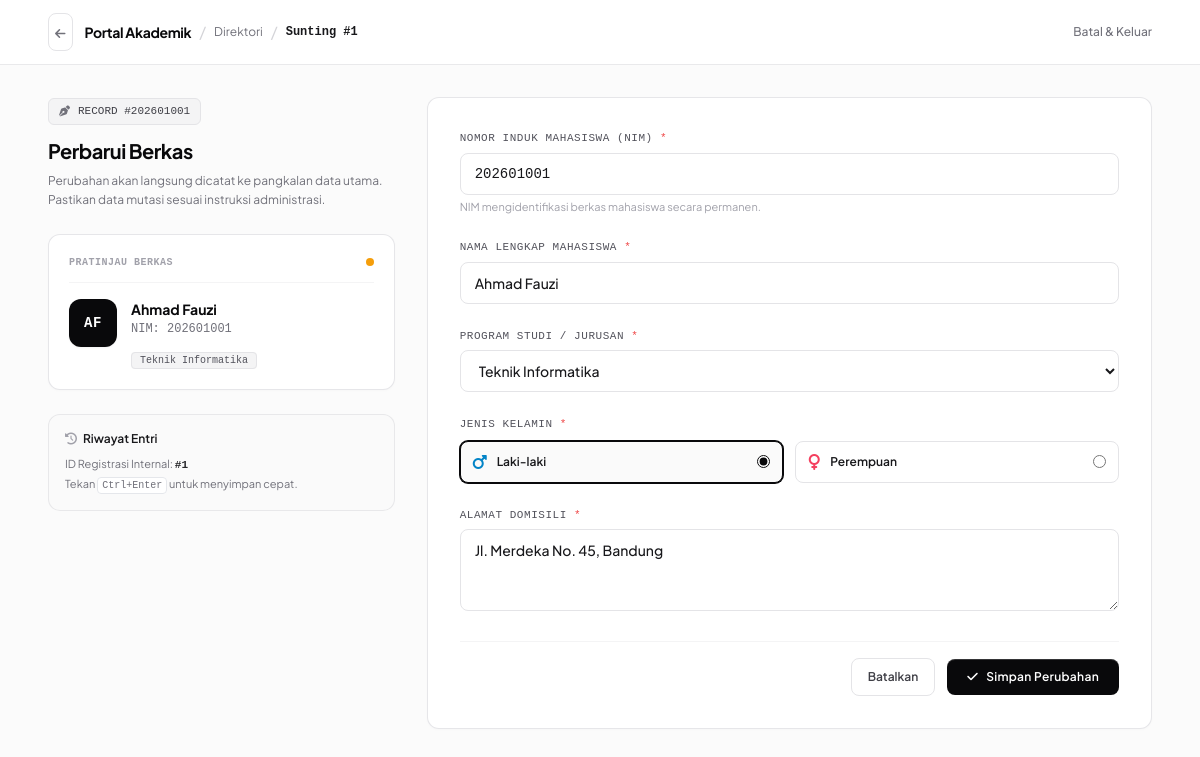
The app's page /edit.php?id=1 (signed in) with its own data.
### tables this page shows
CREATE TABLE IF NOT EXISTS mahasiswa (
    id INT AUTO_INCREMENT PRIMARY KEY,
    nim VARCHAR(20) NOT NULL UNIQUE,
    nama VARCHAR(100) NOT NULL,
    jurusan VARCHAR(50) NOT NULL,
    jenis_kelamin ENUM('Laki-laki', 'Perempuan') NOT NULL,
    alamat TEXT NOT NULL,
    created_at TIMESTAMP DEFAULT CURRENT_TIMESTAMP
);

### edit.php (the view, shortened to what this page needs)
<?php
require_once 'koneksi.php';
$id = mysqli_real_escape_string($koneksi, $_GET['id']);
$query = "SELECT * FROM mahasiswa WHERE id = '$id'";
$result = mysqli_query($koneksi, $query);
$data = mysqli_fetch_assoc($result);
?>
<!DOCTYPE html>
<html lang="id" class="h-full bg-[#fbfbfb]">
<head>
    <script src="https://cdn.tailwindcss.com"></script>
    <link rel="stylesheet" href="https://cdnjs.cloudflare.com/ajax/libs/font-awesome/6.5.1/css/all.min.css">
</head>
<body class="h-full bg-[#fbfbfb] text-zinc-900 flex flex-col antialiased">
    <header class="bg-white border-b border-zinc-200/80 sticky top-0 z-40">
        <div class="max-w-6xl mx-auto px-4 sm:px-6 h-16 flex items-center justify-between">
            <div class="flex items-center gap-3">
                <a href="index.php" class="p-1.5 rounded-lg border border-zinc-200 text-zinc-500 hover:text-zinc-950 hover:bg-zinc-50 transition" title="Kembali ke Direktori">
                    <i class="fa-solid fa-arrow-left text-xs"></i>
                </a>
                <div class="flex items-center gap-2">
                    <span class="text-sm font-bold tracking-tight text-zinc-950">Portal Akademik</span>
                    <span class="text-zinc-300">/</span>
                    <a href="index.php" class="text-xs text-zinc-500 hover:text-zinc-900">Direktori</a>
                    <span class="text-zinc-300">/</span>
                    <span class="font-mono text-xs text-zinc-900 font-semibold">Sunting #<?= $data['id'] ?></span>
                </div>
            </div>
            <a href="index.php" class="text-xs text-zinc-500 hover:text-zinc-900 font-medium transition">
                Batal & Keluar
            </a>
        </div>
    </header>
    <main class="flex-1 max-w-6xl w-full mx-auto px-4 sm:px-6 py-8">
        <div class="grid grid-cols-1 lg:grid-cols-12 gap-8">
            <div class="lg:col-span-4 space-y-6">
                <div>
                    <div class="inline-flex items-center gap-2 px-2.5 py-1 rounded-md border border-zinc-200 bg-zinc-100 text-zinc-700 font-mono text-[11px] font-medium mb-3">
                        <i class="fa-solid fa-pen-nib text-zinc-500"></i>
                        <span>RECORD #<?= htmlspecialchars($data['nim']) ?></span>
                    </div>
                    <h2 class="text-xl font-bold tracking-tight text-zinc-950">Perbarui Berkas</h2>
                    <p class="text-xs text-zinc-500 mt-1.5 leading-relaxed">
                        Perubahan akan langsung dicatat ke pangkalan data utama. Pastikan data mutasi sesuai instruksi administrasi.
                    </p>
                </div>
                <div class="bg-white rounded-xl border border-zinc-200/90 p-5 shadow-[0_1px_3px_rgba(0,0,0,0.02)] space-y-4">
                    <div class="flex items-center justify-between border-b border-zinc-100 pb-3">
                        <span class="font-mono text-[10px] text-zinc-400 uppercase tracking-wider font-semibold">Pratinjau Berkas</span>
                        <span class="w-2 h-2 rounded-full bg-amber-500"></span>
                    </div>
                    <div class="flex items-start gap-3.5">
                        <div id="previewAvatar" class="w-12 h-12 rounded-xl bg-zinc-950 text-white flex items-center justify-center font-mono font-bold text-sm tracking-wider flex-shrink-0 shadow-sm">
                        </div>
                        <div class="min-w-0 flex-1">
                            <h4 id="previewNama" class="font-bold text-sm text-zinc-950 truncate"><?= htmlspecialchars($data['nama']) ?></h4>
                            <p id="previewNim" class="font-mono text-xs text-zinc-500 mt-0.5">NIM: <?= htmlspecialchars($data['nim']) ?></p>
                            <div class="mt-2">
                                <span id="previewJurusan" class="font-mono text-[10px] px-2 py-0.5 rounded bg-zinc-100 text-zinc-600 border border-zinc-200">
                                </span>
                            </div>
                        </div>
                    </div>
                </div>
                <div class="p-4 rounded-xl bg-zinc-50 border border-zinc-200/80 text-xs text-zinc-600 space-y-2">
                    <div class="font-semibold text-zinc-900 flex items-center gap-1.5">
                        <i class="fa-solid fa-clock-rotate-left text-zinc-400 text-xs"></i>
                        <span>Riwayat Entri</span>
                    </div>
                    <p class="text-zinc-500 text-[11px] leading-relaxed">
                        ID Registrasi Internal: <span class="font-mono font-semibold text-zinc-800">#<?= $data['id'] ?></span><br>
                        Tekan <kbd class="font-mono bg-white px-1 py-0.5 border rounded text-[10px]">Ctrl+Enter</kbd> untuk menyimpan cepat.
                    </p>
                </div>
            </div>
            <div class="lg:col-span-8">
                <div class="bg-white rounded-xl border border-zinc-200/90 shadow-[0_1px_3px_rgba(0,0,0,0.02)] p-6 sm:p-8">
                    <form id="formMahasiswa" action="edit.php?id=<?= $id ?>" method="POST" class="space-y-6">
                        <div>
                            <label for="inputNim" class="block font-mono text-[11px] font-medium uppercase tracking-wider text-zinc-600 mb-1.5">
                                Nomor Induk Mahasiswa (NIM) <span class="text-red-500">*</span>
                            </label>
                            <input type="text" id="inputNim" name="nim" required
                                   value="<?= htmlspecialchars($data['nim']) ?>"
                                   class="w-full px-3.5 py-2.5 rounded-lg border border-zinc-200 bg-white text-sm text-zinc-900 focus:border-zinc-900 focus:outline-none focus:ring-1 focus:ring-zinc-900 transition font-mono font-medium">
                            <span class="block text-[11px] text-zinc-400 mt-1">NIM mengidentifikasi berkas mahasiswa secara permanen.</span>
                        </div>
                        <div>
                            <label for="inputNama" class="block font-mono text-[11px] font-medium uppercase tracking-wider text-zinc-600 mb-1.5">
                                Nama Lengkap Mahasiswa <span class="text-red-500">*</span>
                            </label>
                            <input type="text" id="inputNama" name="nama" required
                                   value="<?= htmlspecialchars($data['nama']) ?>"
                                   class="w-full px-3.5 py-2.5 rounded-lg border border-zinc-200 bg-white text-sm text-zinc-900 focus:border-zinc-900 focus:outline-none focus:ring-1 focus:ring-zinc-900 transition font-medium">
                        </div>
                        <div>
                            <label for="inputJurusan" class="block font-mono text-[11px] font-medium uppercase tracking-wider text-zinc-600 mb-1.5">
                                Program Studi / Jurusan <span class="text-red-500">*</span>
                            </label>
                            <select id="inputJurusan" name="jurusan" required
                                    class="w-full px-3.5 py-2.5 rounded-lg border border-zinc-200 bg-white text-sm text-zinc-900 focus:border-zinc-900 focus:outline-none focus:ring-1 focus:ring-zinc-900 transition font-medium">
                                <option value="Teknik Informatika" <?= ($data['jurusan'] == 'Teknik Informatika') ? 'selected' : '' ?>>Teknik Informatika</option>
                            </select>
                        </div>
                        <div>
                            <label class="block font-mono text-[11px] font-medium uppercase tracking-wider text-zinc-600 mb-2">
                                Jenis Kelamin <span class="text-red-500">*</span>
                            </label>
                            <div class="grid grid-cols-2 gap-3">
                                <label class="cursor-pointer border border-zinc-200 rounded-lg p-3 flex items-center justify-between hover:bg-zinc-50 transition has-[:checked]:border-zinc-950 has-[:checked]:bg-zinc-50 has-[:checked]:ring-1 has-[:checked]:ring-zinc-950">
                                    <div class="flex items-center gap-2.5">
                                        <i class="fa-solid fa-mars text-sky-600"></i>
                                        <span class="text-xs font-semibold text-zinc-900">Laki-laki</span>
                                    </div>
                                    <input type="radio" name="jenis_kelamin" value="Laki-laki" class="accent-zinc-950" <?= ($data['jenis_kelamin'] == 'Laki-laki') ? 'checked' : '' ?>>
                                </label>
                                <label class="cursor-pointer border border-zinc-200 rounded-lg p-3 flex items-center justify-between hover:bg-zinc-50 transition has-[:checked]:border-zinc-950 has-[:checked]:bg-zinc-50 has-[:checked]:ring-1 has-[:checked]:ring-zinc-950">
                                    <div class="flex items-center gap-2.5">
                                        <i class="fa-solid fa-venus text-rose-500"></i>
                                        <span class="text-xs font-semibold text-zinc-900">Perempuan</span>
                                    </div>
                                    <input type="radio" name="jenis_kelamin" value="Perempuan" class="accent-zinc-950" <?= ($data['jenis_kelamin'] == 'Perempuan') ? 'checked' : '' ?>>
                                </label>
                            </div>
                        </div>
                        <div>
                            <label for="inputAlamat" class="block font-mono text-[11px] font-medium uppercase tracking-wider text-zinc-600 mb-1.5">
                                Alamat Domisili <span class="text-red-500">*</span>
                            </label>
                            <textarea id="inputAlamat" name="alamat" rows="3" required
                                      class="w-full px-3.5 py-2.5 rounded-lg border border-zinc-200 bg-white text-sm text-zinc-900 focus:border-zinc-900 focus:outline-none focus:ring-1 focus:ring-zinc-900 transition font-medium"><?= htmlspecialchars($data['alamat']) ?></textarea>
                        </div>
                        <div class="pt-4 border-t border-zinc-100 flex items-center justify-end gap-3">
                            <a href="index.php" class="px-4 py-2.5 rounded-lg border border-zinc-200 hover:bg-zinc-50 text-xs font-semibold text-zinc-700 transition">
                                Batalkan
                            </a>
                            <button type="submit" name="update"
                                    class="px-5 py-2.5 rounded-lg bg-zinc-950 hover:bg-zinc-800 active:scale-[0.99] text-white text-xs font-semibold tracking-wide shadow-[inset_0_1px_0_rgba(255,255,255,0.18)] transition flex items-center gap-2">
                                <i class="fa-solid fa-check text-xs"></i>
                                <span>Simpan Perubahan</span>
                            </button>
                        </div>
                    </form>
                </div>
            </div>
        </div>
    </main>
</body>
</html>

### edit.php (style rules this page uses)
body { font-family: 'Plus Jakarta Sans', sans-serif; }
.font-mono { font-family: 'JetBrains Mono', monospace; }

### records on screen
mahasiswa: id "1", nim "202601001", nama "Ahmad Fauzi", jurusan "Teknik Informatika", jenis_kelamin "☑ Laki-laki", jenis_kelamin "☐ Perempuan", alamat "Jl. Merdeka No. 45, Bandung"
